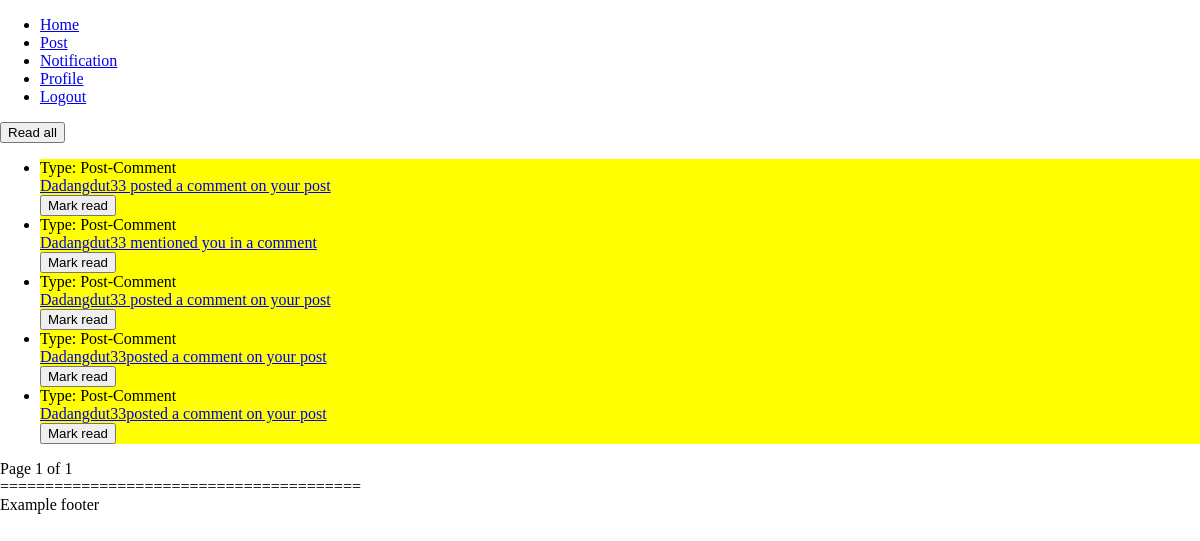
/profile/admin_sehatin/notification (signed in), run on an earlier commit of the app's database.
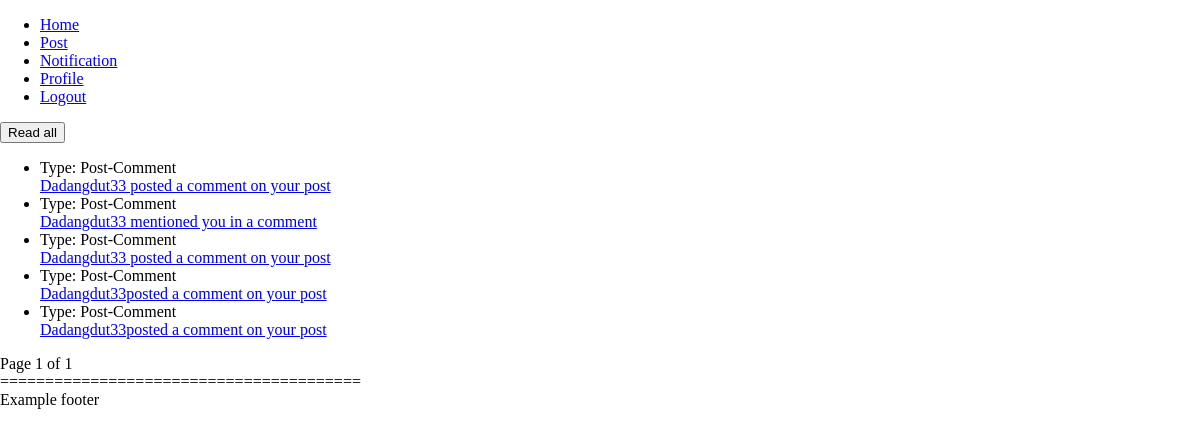
And on a later commit of the database.
### sehat_in_webproject/models.py (models this page shows)
class Notification(models.Model):
    user = models.ForeignKey(User, on_delete=models.CASCADE) # The user who is notified
    post = models.ForeignKey(Post, on_delete=models.SET_NULL, null=True, blank=True) # Notification in post, ex: someone commented ...
    comment = models.ForeignKey(Comment, on_delete=models.SET_NULL, null=True, blank=True) # Notifcation in comment, ex: someone replied
    notification_Content = models.TextField(max_length=500) # The notification message, will be auto generated based on the notification type
    created_at = models.DateTimeField(auto_now_add=True)
    read = models.BooleanField(default=False)

### sehat_in_webproject/views.py (the view)
# urls.py: path('profile/<str:username>/notification', views.profile_Notification, name='profile/notification'),
def profile_Notification(request, username):
    if request.user.is_authenticated:
        if username == request.user.username:
            paginator = Paginator(Notification.objects.filter(user=request.user).order_by('-created_at'), 25)
            page = request.GET.get('page')
            notifications = paginator.get_page(page)
            return render(request, 'profile/notification.html', {'notifications': notifications})
        else:
            raise PermissionDenied()
    else:
        messages.info(request, 'You have to be logged in first!')
        return render(request, 'auth/login')

### templates/profile/notification.html (shortened to what this page needs)
<!DOCTYPE html>
<html lang="en">
{% load static %}
<head>
    <link rel="stylesheet" type="text/css" href="{% static 'css/style.css' %}">
</head>
<body>
    {% include 'templates/header.html'%}
    <div class="notification">
        <button onclick="readAll('{{ user.username }}' ,'{{ csrf_token }}')">Read all</button>
        <ul>
            {% for notif in notifications %}
            {% if notif.read %}
            <li style="background-color:white;" name="notif-id" id="notif-{{ notif.id }}">
            {% else %}
            <li style="background-color:yellow;" name="notif-id" id="notif-{{ notif.id }}">
            {% endif %}
            {% if notif.post %}
                Type: Post-Comment<br>
                <a href="/post/{{ notif.post.id }}/{{ notif.post.title }}#comments-{{ notif.comment.id }}">{{ notif.notification_Content }}</a>
            {% elif notif.comment %}
                Type: Comment-Mention<br>
                <a href="/post/{{ notif.post.id }}/{{ notif.post.title }}#comments-{{ notif.comment.id }}">{{ notif.notification_Content }}</a>
            {% else %}
                {{ notif.notification_Content }}
            {% endif %}
                <br>
            {% if not notif.read %}
                <button name="btn-notif-id" id="btn-notif-{{ notif.id }}" onclick="markRead('{{ notif.id }}', '{{ user.username }}' ,'{{ csrf_token }}')">Mark read</button>
            {% endif %}
            </li>
            {% endfor %}
        </ul>
    </div>
    Page {{ notifications.number }} of {{ notifications.paginator.num_pages }}<br>
    {% include 'templates/footer.html'%}
</body>
</html>

What changed in the data, as far as the page shows it:
changed Notification (number 1 of 5 on the later page): no longer shows "Mark read"
changed Notification "Dadangdut33 mentioned you in a comment": no longer shows "Mark read"
changed Notification (number 3 of 5 on the later page): no longer shows "Mark read"
changed Notification (number 4 of 5 on the later page): no longer shows "Mark read"
changed Notification (number 5 of 5 on the later page): no longer shows "Mark read"
